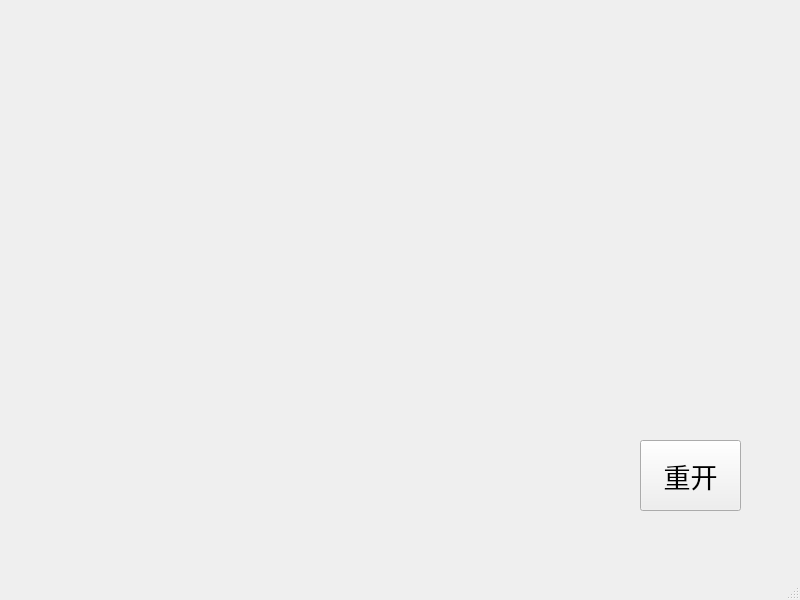
<?xml version="1.0" encoding="UTF-8"?>
<ui version="4.0">
 <class>RemakeMain</class>
 <widget class="QMainWindow" name="RemakeMain">
  <property name="geometry">
   <rect>
    <x>0</x>
    <y>0</y>
    <width>800</width>
    <height>600</height>
   </rect>
  </property>
  <property name="windowTitle">
   <string>RemakeMain</string>
  </property>
  <widget class="QWidget" name="centralwidget">
   <widget class="QPushButton" name="remakeButton">
    <property name="geometry">
     <rect>
      <x>640</x>
      <y>440</y>
      <width>101</width>
      <height>71</height>
     </rect>
    </property>
    <property name="font">
     <font>
      <pointsize>20</pointsize>
     </font>
    </property>
    <property name="text">
     <string>重开</string>
    </property>
   </widget>
  </widget>
  <widget class="QMenuBar" name="menubar">
   <property name="geometry">
    <rect>
     <x>0</x>
     <y>0</y>
     <width>800</width>
     <height>23</height>
    </rect>
   </property>
  </widget>
  <widget class="QStatusBar" name="statusbar"/>
 </widget>
 <resources/>
 <connections/>
</ui>
